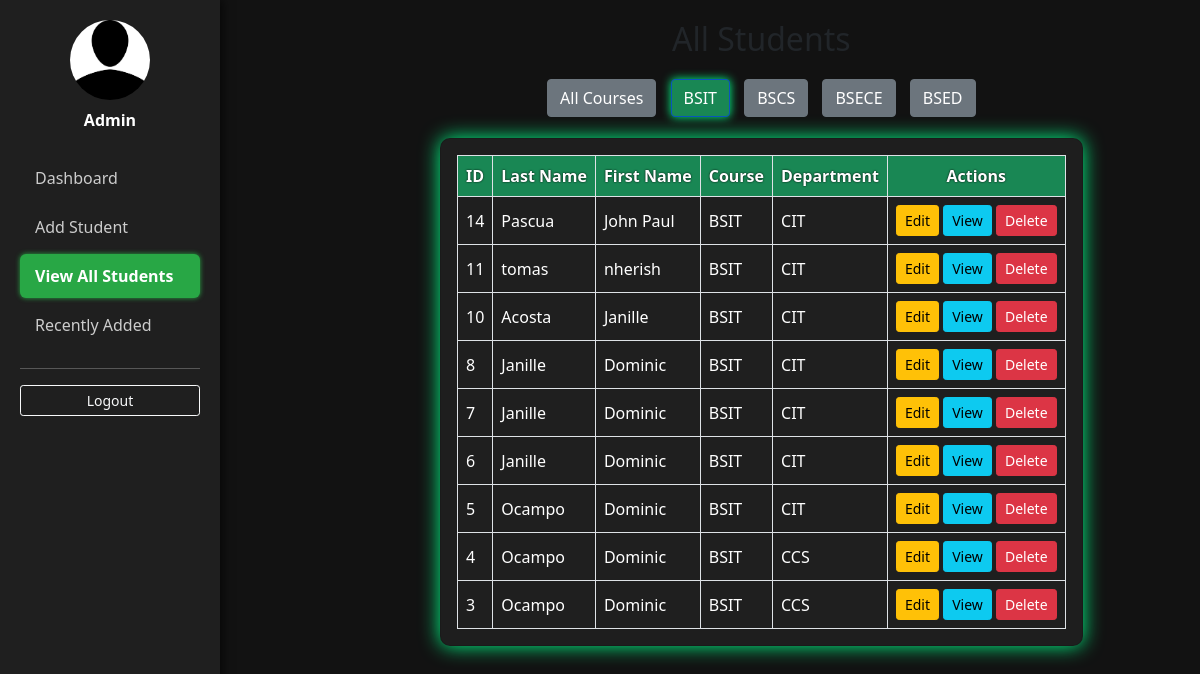
The app's page /viewAllStudent.php?course=BSIT with its own data.
### tables this page shows
CREATE TABLE `students_info_tbl` (
  `id` int(10) UNSIGNED NOT NULL,
  `last_name` varchar(100) NOT NULL,
  `first_name` varchar(100) NOT NULL,
  `middle_initial` varchar(5) NOT NULL,
  `extension_name` varchar(20) DEFAULT NULL,
  `age` tinyint(3) UNSIGNED NOT NULL,
  `birthdate` date NOT NULL,
  `street` varchar(150) NOT NULL,
  `barangay` varchar(100) NOT NULL,
  `city` varchar(100) NOT NULL,
  `province` varchar(100) NOT NULL,
  `zip_code` varchar(10) NOT NULL,
  `course` varchar(50) NOT NULL,
  `department` varchar(50) NOT NULL,
  `user_id` int(11) NOT NULL,
  `created_at` timestamp NOT NULL DEFAULT current_timestamp()
);

### viewAllStudent.php (the view, shortened to what this page needs)
<?php
require 'dbconn.php';
$course_filter = isset($_GET['course']) ? $_GET['course'] : '';
$courses = ['BSIT', 'BSCS', 'BSECE', 'BSED'];
$column_id = 'id';
if ($course_filter && in_array($course_filter, $courses)) {
    $sql = "SELECT * FROM students_info_tbl WHERE course = :course ORDER BY $column_id DESC";
    $stmt = $conn->prepare($sql);
    $stmt->execute([':course' => $course_filter]);
} else {
    $sql = "SELECT * FROM students_info_tbl ORDER BY $column_id DESC";
    $stmt = $conn->prepare($sql);
    $stmt->execute();
}
$students = $stmt->fetchAll(PDO::FETCH_ASSOC);
?>
<!DOCTYPE html>
<html lang="en">
<head>
<link rel="stylesheet" href="bootstrap/css/bootstrap.min.css">
<link rel="stylesheet" href="styles.css">
</head>
<body>
<div class="d-flex">
<nav class="sidebar">
    <div class="text-center mb-4">
        <img src="iconnn.jpg" class="rounded-circle mb-2" width="80" height="80">
        <div class="fw-bold">Admin</div>
    </div>
    <ul class="nav flex-column">
        <li><a class="nav-link" href="dashboard.php">Dashboard</a></li>
        <li><a class="nav-link" href="addStudentForm.php">Add Student</a></li>
        <li><a class="nav-link active" href="viewAllStudent.php">View All Students</a></li>
        <li><a class="nav-link" href="recentAdd.php">Recently Added</a></li>
    </ul>
    <hr style="border-color: rgba(255,255,255,0.3);">
    <a href="logout.php" class="btn btn-outline-light btn-sm logout-btn d-block mt-3">Logout</a>
</nav>
<main>
    <h2 class="mb-3 text-dark">All Students</h2>
    <div class="mb-3 text-center">
        <a href="viewAllStudent.php"
           class="btn <?= $course_filter === '' ? 'btn-primary active' : 'btn-secondary' ?> course-btn">
           All Courses
        </a>
        <?php foreach ($courses as $course): ?>
            <a href="viewAllStudent.php?course=<?= $course ?>"
               class="btn <?= ($course_filter === $course) ? 'btn-primary active' : 'btn-secondary' ?> course-btn">
               <?= $course ?>
            </a>
        <?php endforeach; ?>
    </div>
    <div class="card card-table p-3">
        <div class="table-responsive">
            <table class="table table-bordered text-white align-middle mb-0">
                <thead>
                    <tr>
                        <th>ID</th>
                        <th>Last Name</th>
                        <th>First Name</th>
                        <th>Course</th>
                        <th>Department</th>
                        <th>Actions</th>
                    </tr>
                </thead>
                <tbody>
                    <?php if (count($students) > 0): ?>
                        <?php foreach ($students as $student): ?>
                            <tr>
                                <td><?= htmlspecialchars($student['id']) ?></td>
                                <td><?= htmlspecialchars($student['last_name']) ?></td>
                                <td><?= htmlspecialchars($student['first_name']) ?></td>
                                <td><?= htmlspecialchars($student['course']) ?></td>
                                <td><?= htmlspecialchars($student['department']) ?></td>
                                <td class="text-center">
                                    <a href="editStudentForm.php?id=<?= $student['id'] ?>"
                                       class="btn btn-sm btn-warning edit">Edit</a>
                                    <a href="viewStudentDetails.php?id=<?= $student['id'] ?>"
                                       class="btn btn-sm btn-info view">View</a>
                                    <a href="deleteStudent.php?id=<?= (int)$student['id'] ?>"
                                       class="btn btn-sm btn-danger"
                                       onclick="return confirm('Are you sure?');">
                                       Delete
                                    </a>
                                </td>
                            </tr>
                        <?php endforeach; ?>
                    <?php else: ?>
                        <tr>
                            <td colspan="6" class="text-center">No students found.</td>
                        </tr>
                    <?php endif; ?>
                </tbody>
            </table>
        </div>
    </div>
</main>
</div>
</body>
</html>

### styles.css (style rules this page uses)
body { background-color: #121212; color: #e0e0e0; font-family: 'Segoe UI', sans-serif; }
.sidebar { width: 220px; background-color: #1f1f1f; color: #fff; padding: 20px; position: fixed; top:0; left:0; height:100%; overflow-y:auto; box-shadow: 2px 0 10px rgba(0,0,0,0.7); z-index:1030; }
.sidebar .nav-link { color:#ccc; padding:10px 15px; display:block; border-radius:6px; margin-bottom:5px; text-decoration:none; transition:0.3s; }
.sidebar .nav-link.active { background-color:#28a745; color:#fff; font-weight:bold; box-shadow:0 0 5px #28a745; }
main { margin-left: 250px; padding:40px; margin-top: 70px; }
.table { background-color: #1f1f1f; color:#e0e0e0; }
.table thead th { background-color:#28a745; color:#fff; text-shadow:0 0 2px #000; }

### viewAllStudent.php (style rules this page uses)
body { background-color: #121212; color: #fff; min-height: 100vh; }
main { margin-top: 0px; margin-left: 400px; padding: 20px 40px 40px 40px; display: flex; flex-direction: column; align-items: center; }
h2 { margin-top: 0; text-align: center; }
.course-btn { margin: 5px; }
.course-btn.active { background-color: #198754 !important; box-shadow: 0 0 10px #00ff88; }
.card-table { margin-left: 0px; background-color: #1e1e1e; border-radius: 10px; box-shadow: 0 0 20px #00ff88; width: 100%; }
.table thead th { background-color: #198754; color: white; text-align: center; }

### records on screen
students_info_tbl: id "14", last_name "Pascua", first_name "John Paul", course "BSIT", department "CIT"
students_info_tbl: id "11", last_name "tomas", first_name "nherish", course "BSIT", department "CIT"
students_info_tbl: id "10", last_name "Acosta", first_name "Janille", course "BSIT", department "CIT"
students_info_tbl: id "8", last_name "Janille", first_name "Dominic", course "BSIT", department "CIT"
students_info_tbl: id "7", last_name "Janille", first_name "Dominic", course "BSIT", department "CIT"
students_info_tbl: id "6", last_name "Janille", first_name "Dominic", course "BSIT", department "CIT"
students_info_tbl: id "5", last_name "Ocampo", first_name "Dominic", course "BSIT", department "CIT"
students_info_tbl: id "4", last_name "Ocampo", first_name "Dominic", course "BSIT", department "CCS"
students_info_tbl: id "3", last_name "Ocampo", first_name "Dominic", course "BSIT", department "CCS"

### other values on screen
$course "BSIT"
$course "BSCS"
$course "BSECE"
$course "BSED"
